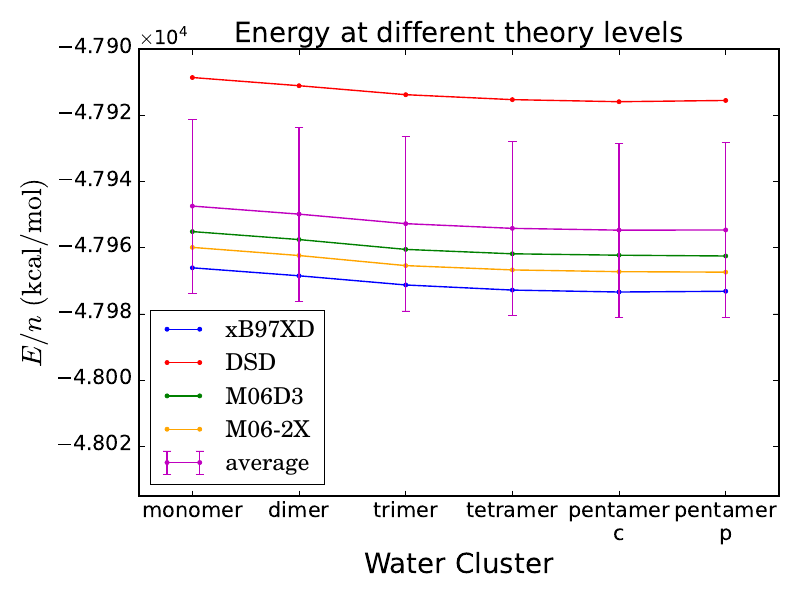

This chart was generated by the following Python code:
#!/opt/homebrew/bin/python3
import numpy as np
#### Imprimir como antes
import matplotlib as mpl
import matplotlib.pyplot as plt
import matplotlib.style
from matplotlib.ticker import FormatStrFormatter
plt.gca().xaxis.set_major_formatter(FormatStrFormatter('%g'))
mpl.style.use('classic')
axis_font = {'size':'20'}
#mpl.rcParams['errorbar.capsize'] = 3
from matplotlib import rcParams
rcParams.update({'font.size': 14})
rcParams.update({'figure.autolayout': True})

fig, ax = plt.subplots()
plt.rc('text', usetex=True)
plt.rc('font', family='serif')

x       = []
x1      = [1,2,3,4,5,6]
wb97xd  = []
dsd     = []
m062d3  = []
m062x   = []
average = []
sigma   = []

archivo = open('functionals.dat', 'r')
for line in archivo:
    line = line.strip()
    columns = line.split()
    source = int(columns[0]), float(columns[1]), float(columns[2]), float(columns[3]), float(columns[4]), float(columns[5]), float(columns[6])
    x.append(int(columns[0]))
    wb97xd.append(float(columns[1]))
    dsd.append(float(columns[2]))
    m062d3.append(float(columns[3]))
    m062x.append(float(columns[4]))
    average.append(float(columns[5]))
    sigma.append(float(columns[6]))
archivo.close()

for i in range(len(x)):
    wb97xd[i] = wb97xd[i]*627.5/x[i]
    dsd[i] = dsd[i]*627.5/x[i]
    m062d3[i] = m062d3[i]*627.5/x[i]
    m062x[i] = m062x[i]*627.5/x[i]
    average[i] = average[i]*627.5/x[i]
    sigma[i] = sigma[i]*627.5/x[i]

plt.plot(x1, wb97xd, marker='.', color='blue', label=r'xB97XD')
plt.plot(x1, dsd, marker='.', color='red', label=r'DSD')
plt.plot(x1, m062d3, marker='.', color='green', label=r'M06D3')
plt.plot(x1, m062x, marker='.', color='orange', label=r'M06-2X')
plt.errorbar(x1, average, yerr=sigma, marker='.', color='m', label=r'average')

plt.xlim((0.5, 6.5))
plt.ylim((-48035, -47900))
ax.ticklabel_format(useMathText=True)
ax.ticklabel_format(style = 'sci', axis='y', scilimits=(0,0))
ax.get_yaxis().get_major_formatter().set_useOffset(False)
plt.xticks(x1, ["monomer","dimer", "trimer", "tetramer", "pentamer\nc", "pentamer\np"], size=15)
plt.yticks(size=15)

ax = plt.subplot(111)
ax.legend(loc='lower left')

plt.title(r'Energy at different theory levels', **axis_font)
plt.xlabel(r'Water Cluster', **axis_font)
plt.ylabel(r'$E/n$ $(\mathrm{kcal/mol})$', **axis_font)

#plt.show()
plt.savefig('functionals.pdf')
